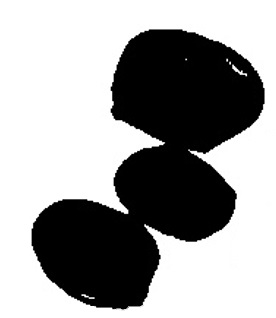
#> input picture seed_min_image.jpg, 276 x 318 px
$ python watershed.py
#> lines starting #> are read from the running program, lines starting #| are printed output that depends on the picture; after the words box and inside, x2 and y2 are one past the last pixel; in counts of white or black regions, pixels touching at a corner belong together
import numpy as np
import cv2
from matplotlib import pyplot as plt

# 이미지 로드
img = cv2.imread('seed_min_image.jpg')
#> img is the input picture: shape (318, 276, 3); min 0, max 255, mean 158.6
gray = cv2.cvtColor(img, cv2.COLOR_BGR2GRAY)
# 시각화
fig, axes = plt.subplots(nrows=2, ncols=3, figsize=(10, 7))
ax = axes.ravel()

ax[0].set_title("Original Image")
ax[0].imshow(cv2.cvtColor(img, cv2.COLOR_BGR2RGB))
ax[0].axis('off')

# 1. 임계값 적용하여 마스크 생성
ret, thresh = cv2.threshold(gray, 0, 255, cv2.THRESH_BINARY_INV + cv2.THRESH_OTSU)
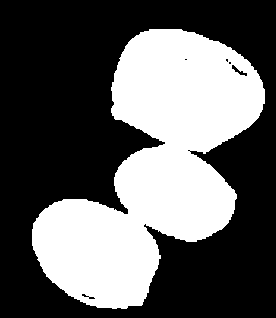
#> thresh: shape (318, 276); 37.8% white; 1 white region, box (x1, y1, x2, y2) and area: (32, 29, 265, 309) 33195
#> ret = 127

# 2. 노이즈 제거를 위한 모폴로지 연산
kernel = np.ones((3,3), np.uint8)
opening = cv2.morphologyEx(thresh, cv2.MORPH_OPEN, kernel, iterations = 2)
#> opening: shape (318, 276); 37.8% white; 1 white region, box (x1, y1, x2, y2) and area: (32, 29, 265, 309) 33170

# 3. 배경 영역 확실히 하기
sure_bg = cv2.dilate(opening, kernel, iterations=3)
#> sure_bg: shape (318, 276); 42.5% white; 1 white region, box (x1, y1, x2, y2) and area: (29, 26, 268, 312) 37268

# 4. 전경 영역 확실히 하기
dist_transform = cv2.distanceTransform(opening, cv2.DIST_L2, 5)
ret, sure_fg = cv2.threshold(dist_transform, 0.7*dist_transform.max(), 255, 0)
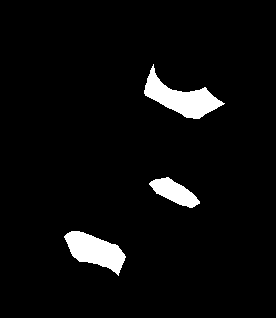
#> sure_fg: shape (318, 276) float32; 4.6% white; 3 white regions, box (x1, y1, x2, y2) and area: (144, 64, 225, 119) 1732, (64, 231, 126, 276) 1496, (149, 177, 200, 208) 808
#> ret = 32.6

# 5. 분수령 찾기를 위한 준비
sure_fg = np.uint8(sure_fg)
unknown = cv2.subtract(sure_bg, sure_fg)
#> unknown: shape (318, 276); 37.9% white; 1 white region, box (x1, y1, x2, y2) and area: (29, 26, 268, 312) 33232

# 마커 레이블링
ret, markers = cv2.connectedComponents(sure_fg)
#> markers: shape (318, 276) int32; 4 distinct labels, from 0 to 3
#> ret = 4

# 모든 마커에 1을 더해 배경이 0이 되도록 함
markers = markers+1
#> markers: shape (318, 276) int32; 4 distinct labels, from 1 to 4

# 알 수 없는 영역을 0으로 마킹
markers[unknown==255] = 0
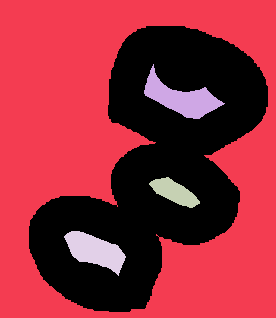
#> markers: shape (318, 276) int32; 5 distinct labels, from 0 to 4; one colour per label, 0 black

# 워터셰드 적용
markers = cv2.watershed(img, markers)
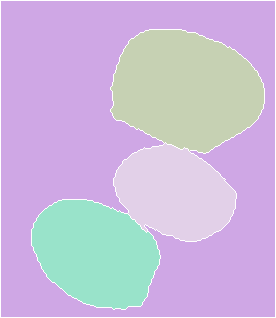
#> markers: shape (318, 276) int32; 5 distinct labels, from -1 to 4; one colour per label, 0 black, -1 white
# 마커별로 색을 지정하기 위한 랜덤 색 생성
label_hue = np.uint8(179*markers/np.max(markers))
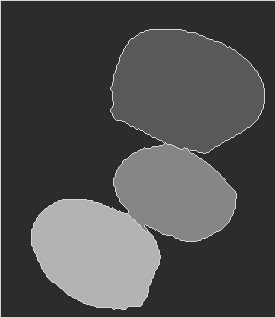
#> label_hue: shape (318, 276); min 44, max 212, mean 79.9
blank_ch = 255*np.ones_like(label_hue)
img = cv2.merge([label_hue, blank_ch, blank_ch])

# HSV에서 BGR로 변환하여 색상을 시각적으로 인식 가능하게 함
img = cv2.cvtColor(img, cv2.COLOR_HSV2BGR)
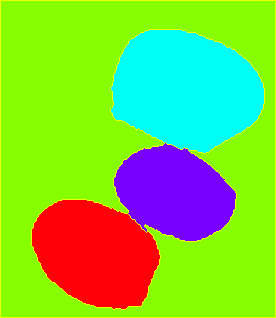
#> img: shape (318, 276, 3); mean B, G, R 64.4, 200.6, 128.7

# 배경을 검은색으로 설정
img[label_hue==0] = 0


ax[1].set_title("Threshold")
ax[1].imshow(thresh)
ax[1].axis('off')

ax[2].set_title("Dist Transform")
ax[2].imshow(dist_transform)
ax[2].axis('off')

ax[3].set_title("Sure Background")
ax[3].imshow(sure_bg)
ax[3].axis('off')

ax[4].set_title("Sure Foreground")
ax[4].imshow(sure_fg)
ax[4].axis('off')

ax[5].set_title("Watershed Result")
ax[5].imshow(cv2.cvtColor(img, cv2.COLOR_BGR2RGB))
ax[5].axis('off')

plt.tight_layout()
plt.show()
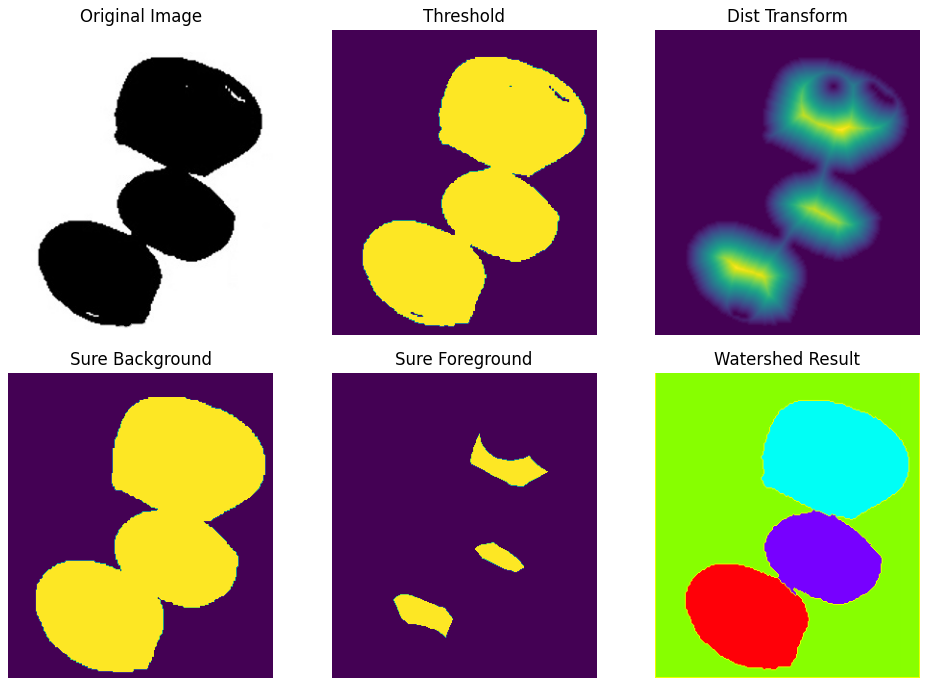
#> figure drawn by matplotlib, 6 panels

$ run again, with seed_count_image.jpg copied over seed_min_image.jpg
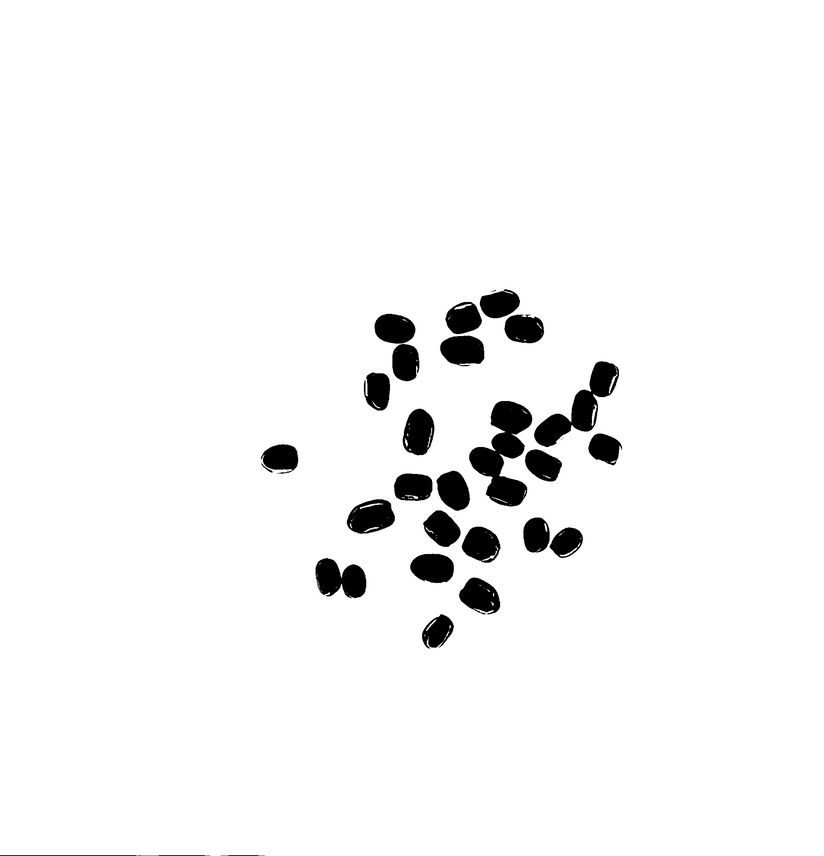
#> input picture seed_count_image.jpg, 824 x 856 px, shrunk from 2081 x 2160 before the run
#> img is the input picture: shape (856, 824, 3); min 0, max 255, mean 245.6
#> `ret, thresh = cv2.threshold(gray, 0, 255, cv2.THRESH_BINARY_INV + cv2...`:
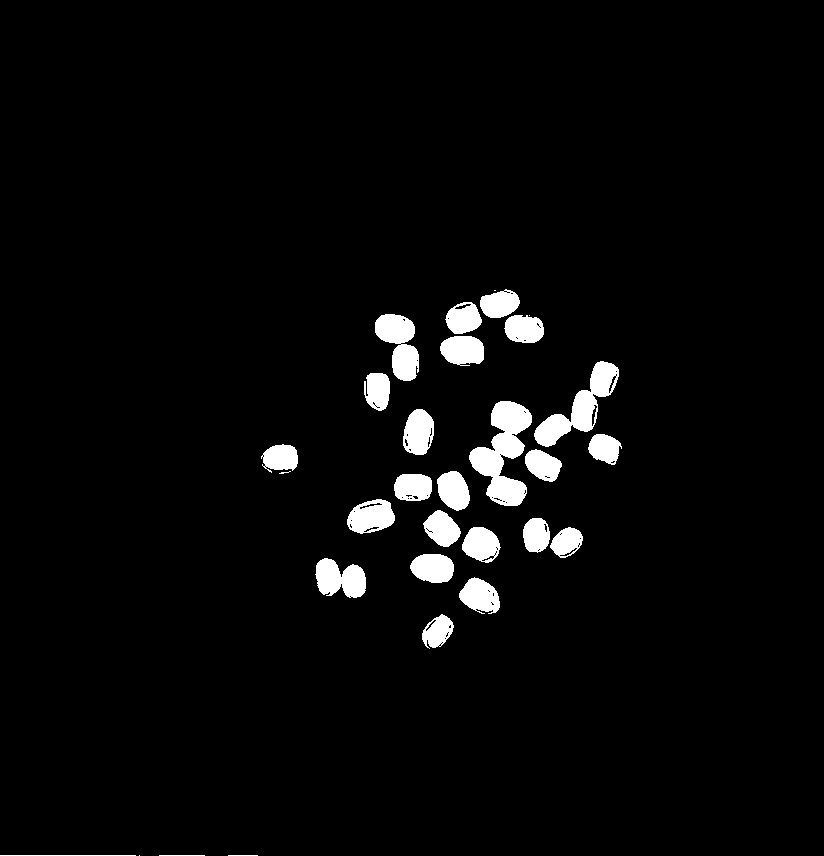
#> thresh: shape (856, 824); 3.7% white; 30 white regions (4 under 20 px), largest, box (x1, y1, x2, y2) and area: (469, 401, 532, 506) 3355, (534, 361, 619, 447) 2443, (375, 314, 419, 381) 1799
#> `ret, thresh = cv2.threshold(gray, 0, 255, cv2.THRESH_BINARY_INV + cv2...`: ret = 131
#> opening: shape (856, 824); 3.5% white; 23 white regions, largest, box (x1, y1, x2, y2) and area: (469, 401, 532, 506) 3251, (535, 362, 616, 446) 2303, (375, 314, 419, 381) 1772
#> sure_bg: shape (856, 824); 5.2% white; 11 white regions, largest, box (x1, y1, x2, y2) and area: (466, 359, 622, 509) 10297, (346, 468, 502, 563) 6888, (437, 289, 547, 367) 5026
#> `ret, sure_fg = cv2.threshold(dist_transform, 0.7*dist_transform.max(),..`: ret = 11.19
#> unknown: shape (856, 824); 5% white; 11 white regions, largest, box (x1, y1, x2, y2) and area: (466, 359, 622, 509) 10055, (346, 468, 502, 563) 6645, (437, 289, 547, 367) 4857
#> `ret, markers = cv2.connectedComponents(sure_fg)`: ret = 31
#> `img = cv2.cvtColor(img, cv2.COLOR_HSV2BGR)`:
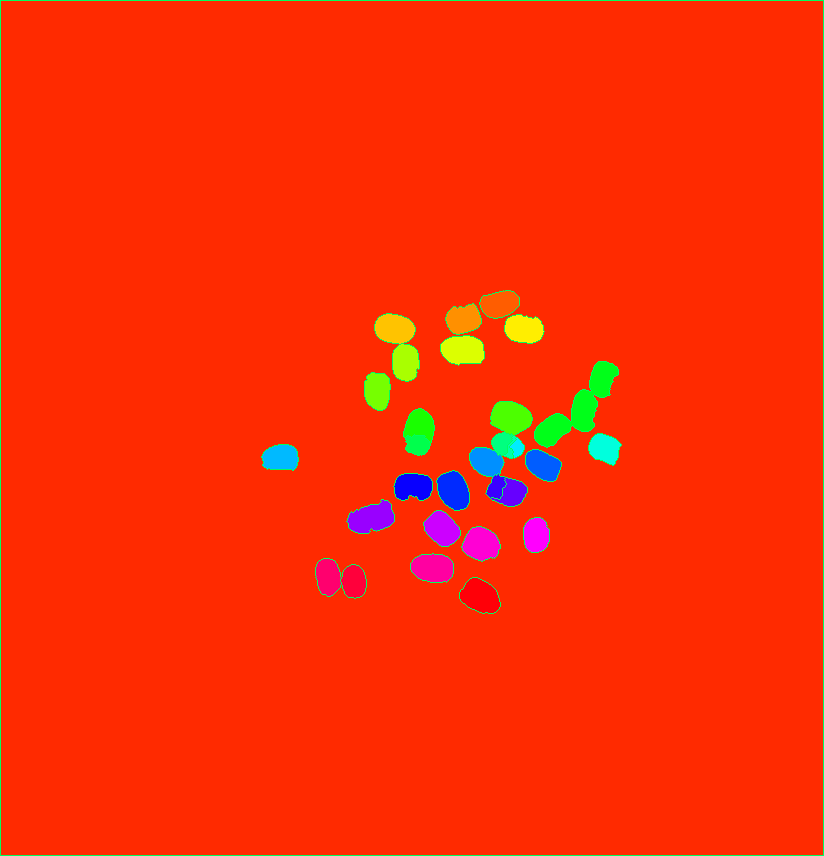
#> img: shape (856, 824, 3); mean B, G, R 4.6, 46.7, 248.8
